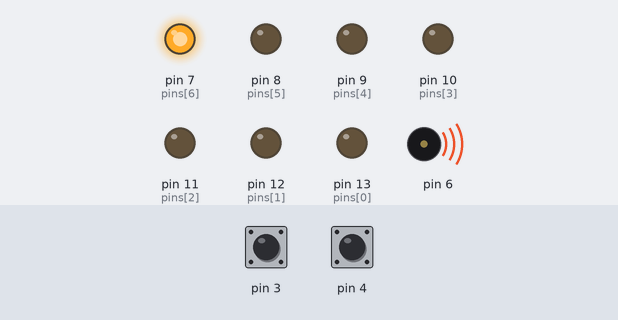
The sketch below on a simulated Arduino Uno, built with avr-gcc and run on an emulated ATmega328P. Shown: output pins drawn as LEDs (lit = HIGH), buzzer (waves = sounding). The inputs (shaded band) are chosen by the test bench; at power-on: pin 4 HIGH, pin 3 HIGH.

Above: at 1.25 s.
1.3 s: pin 4 pulled LOW for 0.15 s
At 1.37 s:
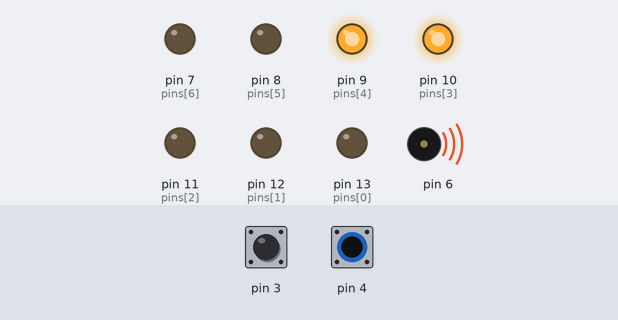
At 2.15 s:
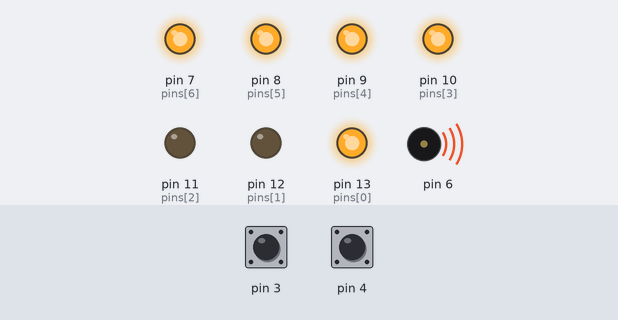
4.3 s: pin 3 pulled LOW for 3.2 s
At 5.2 s:
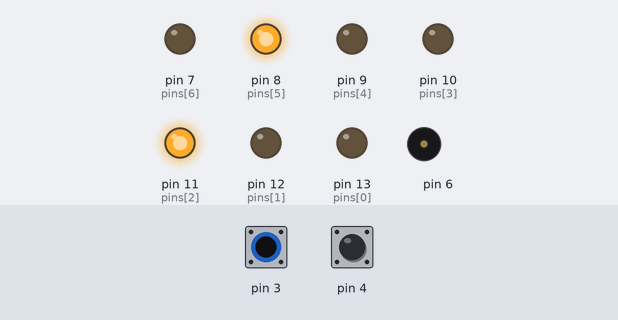
9.0 s: pin 4 pulled LOW for 3.2 s
Timing chart, 0 to 25.7 s (numbered marks = the images above; inputs shaded):
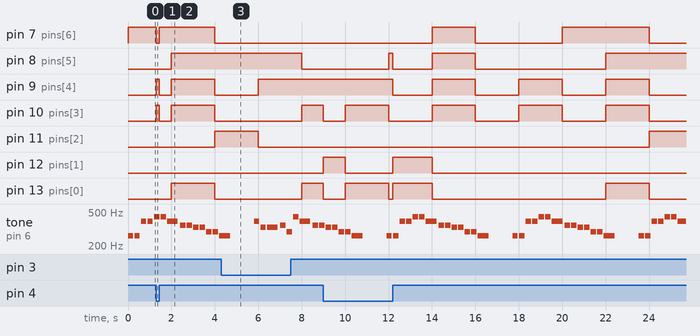

Measured:
- after the input at 1.3 s, pin 7 (pins[6]): HIGH → LOW after 0.00 s instead of 2.7 s
- by itself, pin 9 (pins[4]): alternates HIGH for 2.0 s and LOW for 2.0 s
- by itself, pin 10 (pins[3]): repeats every 4.0 s: HIGH 2.0 s, LOW 2.0 s
- by itself, tone on pin 6: plays 330 Hz for 0.25 s, 330 Hz for 0.25 s, 294 Hz for 0.25 s, 294 Hz for 0.25 s, 262 Hz for 0.50 s, 262 Hz for 0.25 s … (40 notes in this stretch)

The sketch:

polling1.ino
```cpp
#define NOTE_C3 131
#define NOTE_D3 147
#define NOTE_E3 165
#define NOTE_F3 175
#define NOTE_G3 195
#define NOTE_A3 220
#define NOTE_B3 247
#define NOTE_C4 262
#define NOTE_D4  294
#define NOTE_DS4 311
#define NOTE_E4  330
#define NOTE_F4  349
#define NOTE_G4  392
#define NOTE_A4  440

byte pins[7] = {13,12,11,10,9,8,7};
byte show[10][7]={
	{0,0,0,0,0,0,1},
	{1,0,0,1,1,1,1},
	{0,0,1,0,0,1,0},
	{0,0,0,0,1,1,0},
	{1,0,0,1,1,0,0},
	{0,1,0,0,1,0,0},
	{1,1,0,0,0,0,0},
	{0,0,0,1,1,1,1},
	{0,0,0,0,0,0,0},
	{0,0,0,1,1,0,0},
};

int melody[]={
	NOTE_C4, NOTE_C4, NOTE_G4, NOTE_G4, NOTE_A4, NOTE_A4, NOTE_G4, NOTE_F4, NOTE_F4, NOTE_E4, NOTE_E4, NOTE_D4, NOTE_D4, NOTE_C4
};

int noteDurations[] = {
	4, 4, 4, 4, 4, 4, 2, 4, 4, 4, 4, 4, 4, 2
};
int melody2[]={
  NOTE_G4, NOTE_E4, NOTE_E4, NOTE_F4, NOTE_D4, NOTE_D4, NOTE_C4, NOTE_D4, NOTE_E4, NOTE_F4,NOTE_G4, NOTE_G4, NOTE_G4
};
int noteDurations2[] = {
  4, 4, 2, 4, 4, 2, 4, 4, 4, 4, 4, 4, 2
};
int d;
int btn;
int btn2;
int thisNote = -1, noteDuration = 0;
long previousTime = 0, presentTime = 0, pauseBetweenNotes = 0;
unsigned long startTime, count;

void setup(){
	for(byte i = 0; i < 7; ++i){
		pinMode(pins[i], OUTPUT);
	}
    pinMode(4, INPUT_PULLUP);
    startTime = millis() / 2000;
    pinMode(3,INPUT_PULLUP);
}

void checkToPlay(){
	presentTime = millis();
	if(presentTime - previousTime >= pauseBetweenNotes){
		thisNote += 1;
		if(thisNote >= 14){
			thisNote = -1;
			pauseBetweenNotes = 1000;
			previousTime = millis();
		}
		else{
			noteDuration = 1000 / noteDurations[thisNote];
            tone(6, melody[thisNote], noteDuration);
			pauseBetweenNotes = noteDuration * 1.2;
			previousTime = millis();
		}
	}
}
void checkToPlay2(){
	presentTime = millis();
	if(presentTime - previousTime >= pauseBetweenNotes){
		thisNote += 1;
		if(thisNote >= 13){
			thisNote = -1;
			pauseBetweenNotes = 1000;
			previousTime = millis();
		}
		else{
			noteDuration = 1000 / noteDurations2[thisNote];
            tone(6, melody2[thisNote], noteDuration);
			pauseBetweenNotes = noteDuration* 1.2;
			previousTime = millis();
		}
	}
}

void loop(){
	btn = digitalRead(4);
    btn2 = digitalRead(3);
    count = millis() / 2000 - startTime;
    set_decimal(count);
    if(btn == 0){
      d = 9 - d;
    }
    for(byte j = 0; j < 7; j++){
		digitalWrite(pins[j], show[d][j]);
	}
  if(btn2==0){

    checkToPlay2();}
  else{

    checkToPlay();}
	delay(2);

}


void set_decimal(int count){
  d = count%10;
 }
```
